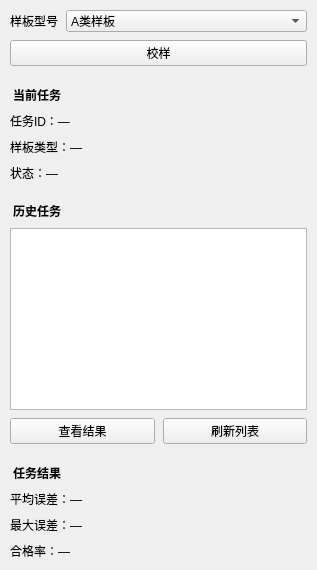
<?xml version="1.0" encoding="UTF-8"?>
<ui version="4.0">
 <class>TaskDockPanel</class>
 <widget class="QWidget" name="TaskDockPanel">
  <property name="geometry">
   <rect>
    <x>0</x>
    <y>0</y>
    <width>317</width>
    <height>570</height>
   </rect>
  </property>
  <property name="sizePolicy">
   <sizepolicy hsizetype="Preferred" vsizetype="Preferred">
    <horstretch>0</horstretch>
    <verstretch>0</verstretch>
   </sizepolicy>
  </property>
  <property name="minimumSize">
   <size>
    <width>0</width>
    <height>0</height>
   </size>
  </property>
  <property name="windowTitle">
   <string>任务管理</string>
  </property>
  <property name="toolTipDuration">
   <number>-1</number>
  </property>
  <layout class="QVBoxLayout" name="verticalLayout_3">
   <property name="spacing">
    <number>8</number>
   </property>
   <property name="leftMargin">
    <number>10</number>
   </property>
   <property name="topMargin">
    <number>10</number>
   </property>
   <property name="rightMargin">
    <number>10</number>
   </property>
   <property name="bottomMargin">
    <number>10</number>
   </property>
   <item>
    <layout class="QHBoxLayout" name="horizontalLayout">
     <property name="leftMargin">
      <number>0</number>
     </property>
     <property name="topMargin">
      <number>0</number>
     </property>
     <property name="rightMargin">
      <number>0</number>
     </property>
     <property name="bottomMargin">
      <number>0</number>
     </property>
     <item>
      <widget class="QLabel" name="labelType">
       <property name="sizePolicy">
        <sizepolicy hsizetype="Preferred" vsizetype="Fixed">
         <horstretch>0</horstretch>
         <verstretch>0</verstretch>
        </sizepolicy>
       </property>
       <property name="frameShape">
        <enum>QFrame::NoFrame</enum>
       </property>
       <property name="frameShadow">
        <enum>QFrame::Raised</enum>
       </property>
       <property name="text">
        <string>样板型号</string>
       </property>
       <property name="alignment">
        <set>Qt::AlignCenter</set>
       </property>
      </widget>
     </item>
     <item>
      <widget class="QComboBox" name="comboTemplate">
       <property name="sizePolicy">
        <sizepolicy hsizetype="Expanding" vsizetype="Fixed">
         <horstretch>0</horstretch>
         <verstretch>0</verstretch>
        </sizepolicy>
       </property>
       <property name="styleSheet">
        <string notr="true"/>
       </property>
       <property name="editable">
        <bool>false</bool>
       </property>
       <property name="currentText">
        <string>A类样板</string>
       </property>
       <item>
        <property name="text">
         <string>A类样板</string>
        </property>
       </item>
       <item>
        <property name="text">
         <string>B类样板</string>
        </property>
       </item>
       <item>
        <property name="text">
         <string>C类样板</string>
        </property>
       </item>
      </widget>
     </item>
    </layout>
   </item>
   <item>
    <widget class="QPushButton" name="btnApply">
     <property name="sizePolicy">
      <sizepolicy hsizetype="Expanding" vsizetype="Fixed">
       <horstretch>0</horstretch>
       <verstretch>0</verstretch>
      </sizepolicy>
     </property>
     <property name="text">
      <string>校样</string>
     </property>
    </widget>
   </item>
   <item>
    <layout class="QVBoxLayout" name="verticalLayout">
     <item>
      <widget class="QLabel" name="labelTitleCur">
       <property name="sizePolicy">
        <sizepolicy hsizetype="Preferred" vsizetype="Fixed">
         <horstretch>0</horstretch>
         <verstretch>0</verstretch>
        </sizepolicy>
       </property>
       <property name="styleSheet">
        <string notr="true">font-weight: bold; margin-top: 12px;</string>
       </property>
       <property name="text">
        <string>当前任务</string>
       </property>
      </widget>
     </item>
     <item>
      <widget class="QLabel" name="labelCurTaskId">
       <property name="sizePolicy">
        <sizepolicy hsizetype="Preferred" vsizetype="Fixed">
         <horstretch>0</horstretch>
         <verstretch>0</verstretch>
        </sizepolicy>
       </property>
       <property name="text">
        <string>任务ID：—</string>
       </property>
      </widget>
     </item>
     <item>
      <widget class="QLabel" name="labelCurTemplate">
       <property name="sizePolicy">
        <sizepolicy hsizetype="Preferred" vsizetype="Fixed">
         <horstretch>0</horstretch>
         <verstretch>0</verstretch>
        </sizepolicy>
       </property>
       <property name="text">
        <string>样板类型：—</string>
       </property>
      </widget>
     </item>
     <item>
      <widget class="QLabel" name="labelCurStatus">
       <property name="sizePolicy">
        <sizepolicy hsizetype="Preferred" vsizetype="Fixed">
         <horstretch>0</horstretch>
         <verstretch>0</verstretch>
        </sizepolicy>
       </property>
       <property name="text">
        <string>状态：—</string>
       </property>
      </widget>
     </item>
    </layout>
   </item>
   <item>
    <widget class="QLabel" name="labelTitleHistory">
     <property name="sizePolicy">
      <sizepolicy hsizetype="Preferred" vsizetype="Fixed">
       <horstretch>0</horstretch>
       <verstretch>0</verstretch>
      </sizepolicy>
     </property>
     <property name="styleSheet">
      <string notr="true">font-weight: bold; margin-top: 12px;</string>
     </property>
     <property name="text">
      <string>历史任务</string>
     </property>
    </widget>
   </item>
   <item>
    <widget class="QListWidget" name="listHistory"/>
   </item>
   <item>
    <layout class="QHBoxLayout" name="layoutBtnHistory">
     <item>
      <widget class="QPushButton" name="btnView">
       <property name="sizePolicy">
        <sizepolicy hsizetype="Expanding" vsizetype="Fixed">
         <horstretch>0</horstretch>
         <verstretch>0</verstretch>
        </sizepolicy>
       </property>
       <property name="text">
        <string>查看结果</string>
       </property>
      </widget>
     </item>
     <item>
      <widget class="QPushButton" name="btnRefresh">
       <property name="sizePolicy">
        <sizepolicy hsizetype="Expanding" vsizetype="Fixed">
         <horstretch>0</horstretch>
         <verstretch>0</verstretch>
        </sizepolicy>
       </property>
       <property name="text">
        <string>刷新列表</string>
       </property>
      </widget>
     </item>
    </layout>
   </item>
   <item>
    <layout class="QVBoxLayout" name="verticalLayout_2">
     <item>
      <widget class="QLabel" name="labelTitleResult">
       <property name="sizePolicy">
        <sizepolicy hsizetype="Preferred" vsizetype="Fixed">
         <horstretch>0</horstretch>
         <verstretch>0</verstretch>
        </sizepolicy>
       </property>
       <property name="styleSheet">
        <string notr="true">font-weight: bold; margin-top: 12px;</string>
       </property>
       <property name="text">
        <string>任务结果</string>
       </property>
      </widget>
     </item>
     <item>
      <widget class="QLabel" name="labelMeanErr">
       <property name="sizePolicy">
        <sizepolicy hsizetype="Preferred" vsizetype="Fixed">
         <horstretch>0</horstretch>
         <verstretch>0</verstretch>
        </sizepolicy>
       </property>
       <property name="text">
        <string>平均误差：—</string>
       </property>
      </widget>
     </item>
     <item>
      <widget class="QLabel" name="labelMaxErr">
       <property name="sizePolicy">
        <sizepolicy hsizetype="Preferred" vsizetype="Fixed">
         <horstretch>0</horstretch>
         <verstretch>0</verstretch>
        </sizepolicy>
       </property>
       <property name="text">
        <string>最大误差：—</string>
       </property>
      </widget>
     </item>
     <item>
      <widget class="QLabel" name="labelPassRate">
       <property name="sizePolicy">
        <sizepolicy hsizetype="Preferred" vsizetype="Fixed">
         <horstretch>0</horstretch>
         <verstretch>0</verstretch>
        </sizepolicy>
       </property>
       <property name="text">
        <string>合格率：—</string>
       </property>
      </widget>
     </item>
    </layout>
   </item>
  </layout>
 </widget>
 <resources/>
 <connections/>
</ui>
